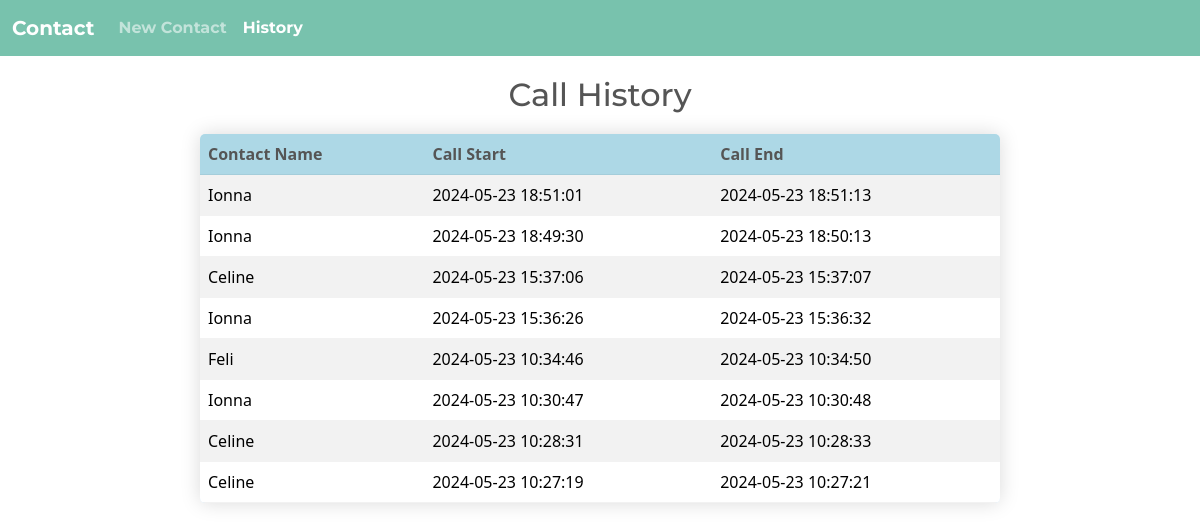
The page /history.php on the database its author committed.
### tables this page shows
CREATE TABLE `history` (
  `history_id` int(11) NOT NULL,
  `contact_id` int(11) NOT NULL,
  `call_start` datetime NOT NULL,
  `call_end` datetime DEFAULT NULL
);

CREATE TABLE `contact` (
  `id` int(11) NOT NULL,
  `name` varchar(50) NOT NULL,
  `email` varchar(50) NOT NULL,
  `number` varchar(15) NOT NULL,
  `deleted` tinyint(1) NOT NULL DEFAULT 0
);

### history.php (the view, shortened to what this page needs)
<!DOCTYPE html>
<html lang="en">
<head>
  <link href="https://bootswatch.com/5/minty/bootstrap.min.css" rel="stylesheet">
</head>
<body>
<nav class="navbar navbar-expand-lg bg-primary" data-bs-theme="dark">
  <div class="container-fluid">
    <a class="navbar-brand" href="contact.php"><strong>Contact</strong></a>
    <div class="collapse navbar-collapse" id="navbarColor02">
      <ul class="navbar-nav me-auto">
        <li class="nav-item">
          <a class="nav-link" href="new_contact.html"><strong>New Contact</strong></a>
        </li>
        <li class="nav-item">
          <a class="nav-link active" href="history.php"><strong>History</strong></a>
        </li>
      </ul>
    </div>
  </div>
</nav>
<div class="container">
    <h2>Call History</h2>
    <table class="table table-striped table-hover history-table">
        <thead>
            <tr>
                <th scope="col">Contact Name</th>
                <th scope="col">Call Start</th>
                <th scope="col">Call End</th>
            </tr>
        </thead>
        <tbody>
            <?php
            $servername = "localhost";
            $username = "root";
            $password = "";
            $dbname = "contact";
            $conn = new mysqli($servername, $username, $password, $dbname);
            $sql = "SELECT h.call_start, h.call_end, c.name FROM history h LEFT JOIN contact c ON h.contact_id = c.id ORDER BY h.call_start DESC";
            $result = $conn->query($sql);
            if ($result->num_rows > 0) {
                while ($row = $result->fetch_assoc()) {
                    echo "<tr>";
                    echo "<td>" . htmlspecialchars($row["name"]) . "</td>";
                    echo "<td>" . htmlspecialchars($row["call_start"]) . "</td>";
                    echo "<td>" . htmlspecialchars($row["call_end"]) . "</td>";
                    echo "</tr>";
                }
            } else {
                echo "<tr><td colspan='3'>No call history found.</td></tr>";
            }
            ?>
        </tbody>
    </table>
</div>
</body>
</html>

### history.php (style rules this page uses)
body { background-color: #ff; }
.navbar { margin-bottom: 20px; }
.history-table { margin: 20px auto; max-width: 800px; border-radius: 5px; overflow: hidden; background-color: #ffffff; box-shadow: 0 0 20px rgba(0, 0, 0, 0.15); }
.table thead th { background-color: #add8e6; color: #555; }
.table tbody tr:nth-child(even) { background-color: #d0ebff; }
.table tbody tr:nth-child(odd) { background-color: #e6f7ff; }
.container { margin-top: 20px; }
h2 { text-align: center; margin-bottom: 20px; color: #555; }

### rows shown on the page
history: contact.name "Ionna", call_start "2024-05-23 18:51:01", call_end "2024-05-23 18:51:13"
history: contact.name "Ionna", call_start "2024-05-23 18:49:30", call_end "2024-05-23 18:50:13"
history: contact.name "Celine", call_start "2024-05-23 15:37:06", call_end "2024-05-23 15:37:07"
history: contact.name "Ionna", call_start "2024-05-23 15:36:26", call_end "2024-05-23 15:36:32"
history: contact.name "Feli", call_start "2024-05-23 10:34:46", call_end "2024-05-23 10:34:50"
history: contact.name "Ionna", call_start "2024-05-23 10:30:47", call_end "2024-05-23 10:30:48"
history: contact.name "Celine", call_start "2024-05-23 10:28:31", call_end "2024-05-23 10:28:33"
history: contact.name "Celine", call_start "2024-05-23 10:27:19", call_end "2024-05-23 10:27:21"
